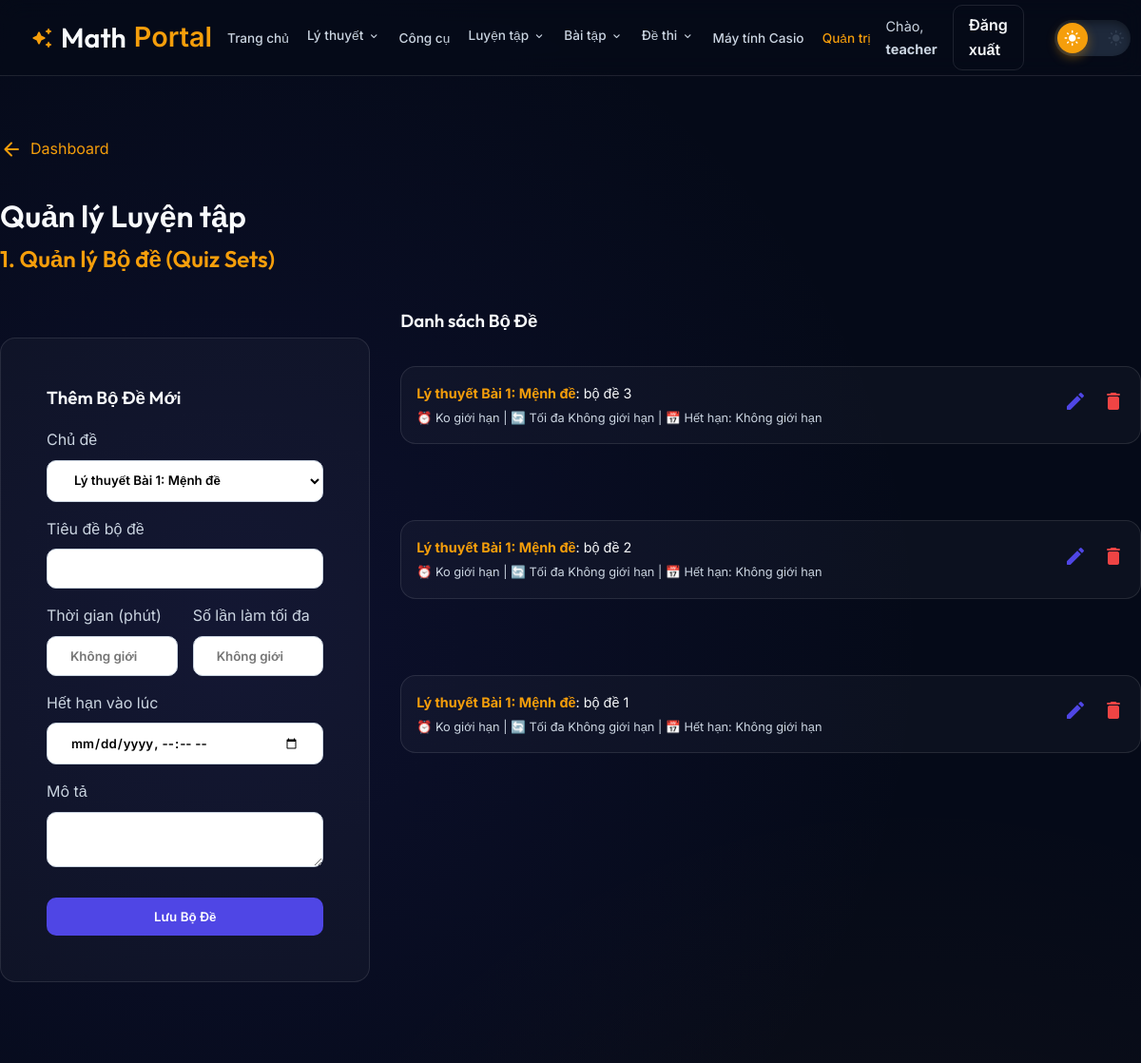
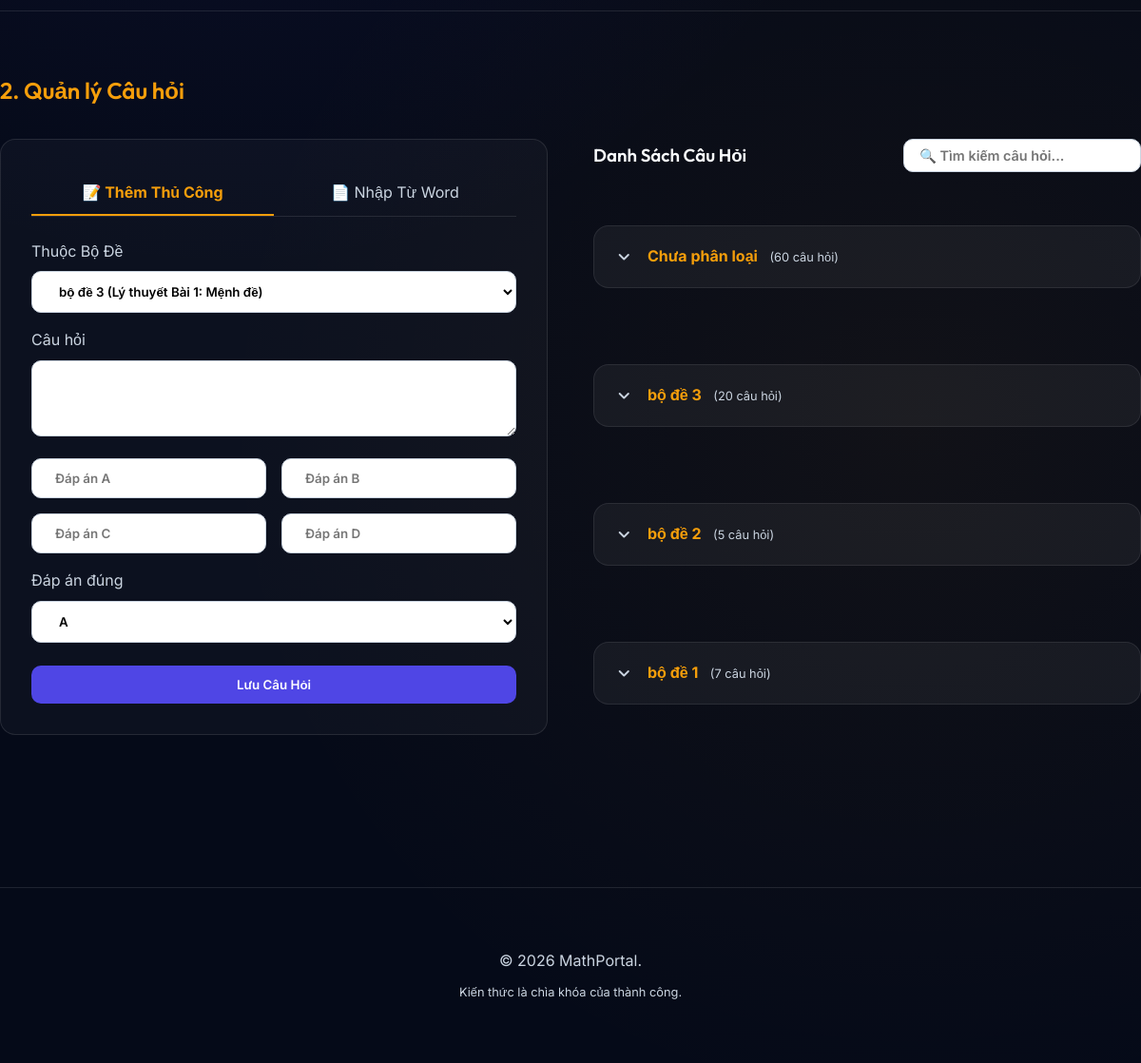
/admin/manage_quiz.php (signed in), run on the app's committed database (2 pictures, top to bottom).
### tables this page shows
CREATE TABLE `quiz_sets` (
  `id` int(11) NOT NULL,
  `topic_id` int(11) NOT NULL,
  `title` varchar(255) NOT NULL,
  `description` text DEFAULT NULL,
  `time_limit` int(11) DEFAULT 15,
  `available_until` datetime DEFAULT (current_timestamp() + interval 7 day),
  `max_attempts` int(11) DEFAULT 1
);

CREATE TABLE `topics` (
  `id` int(11) NOT NULL,
  `chapter_id` int(11) NOT NULL,
  `topic_id_str` varchar(100) NOT NULL,
  `title` varchar(255) NOT NULL,
  `description` text DEFAULT NULL,
  `theory` longtext DEFAULT NULL,
  `video_url` varchar(255) DEFAULT NULL
);

### admin/manage_quiz.php (the view, shortened to what this page needs)
<?php
require_once '../includes/functions.php';
$edit_set = null;
$quizzes = $pdo->query("SELECT q.*, s.title as set_title FROM quizzes q LEFT JOIN quiz_sets s ON q.quiz_set_id = s.id ORDER BY q.id DESC")->fetchAll();
$quiz_sets = $pdo->query("SELECT s.*, t.title as topic_title FROM quiz_sets s JOIN topics t ON s.topic_id = t.id ORDER BY s.id DESC")->fetchAll();
$topics = $pdo->query("SELECT id, title FROM topics")->fetchAll();
$quizzes_by_set = [];
foreach ($quizzes as $q) {
    $set_id = $q['quiz_set_id'] ?? 0;
    $set_title = $q['set_title'] ?? 'Chưa phân loại';
    if (!isset($quizzes_by_set[$set_id])) {
        $quizzes_by_set[$set_id] = [
            'title' => $set_title,
            'questions' => []
        ];
    }
    $quizzes_by_set[$set_id]['questions'][] = $q;
}
include '../includes/header.php';
?>
<main class="container" style="padding: 4rem 0;">
    <a href="dashboard.php"
        style="color: var(--accent); text-decoration: none; display: flex; align-items: center; gap: 0.5rem; margin-bottom: 2rem;">
        <span class="material-icons-round">arrow_back</span> Dashboard
    </a>
    <h1>Quản lý Luyện tập</h1>
    <section style="margin-bottom: 4rem;">
        <h2 style="margin-bottom: 2rem; color: var(--accent);">1. Quản lý Bộ đề (Quiz Sets)</h2>
        <div style="display: grid; grid-template-columns: 1fr 2fr; gap: 2rem;">
            <div class="content-wrapper">
                <h3><?php echo $edit_set ? 'Sửa Bộ Đề' : 'Thêm Bộ Đề Mới'; ?></h3>
                <form method="POST" action="manage_quiz.php">
                    <label style="display: block; margin: 1rem 0 0.5rem; color: var(--text-muted);">Chủ đề</label>
                    <select name="topic_id" class="btn btn-outline" style="width: 100%;">
                        <?php foreach($topics as $t): ?>
                            <option value="<?php echo $t['id']; ?>" <?php echo ($edit_set && $edit_set['topic_id'] == $t['id']) ? 'selected' : ''; ?>>
                                <?php echo $t['title']; ?>
                            </option>
                        <?php endforeach; ?>
                    </select>
                    <label style="display: block; margin: 1rem 0 0.5rem; color: var(--text-muted);">Tiêu đề bộ đề</label>
                    <input type="text" name="set_title" value="<?php echo $edit_set['title'] ?? ''; ?>" required class="btn btn-outline" style="width: 100%;">
                    <div style="display: grid; grid-template-columns: 1fr 1fr; gap: 1rem;">
                        <div>
                            <label style="display: block; margin: 1rem 0 0.5rem; color: var(--text-muted);">Thời gian (phút)</label>
                            <input type="number" name="time_limit" value="<?php echo isset($edit_set['time_limit']) ? $edit_set['time_limit'] : ''; ?>" class="btn btn-outline" style="width: 100%;" placeholder="Không giới hạn">
                        </div>
                        <div>
                            <label style="display: block; margin: 1rem 0 0.5rem; color: var(--text-muted);">Số lần làm tối đa</label>
                            <input type="number" name="max_attempts" value="<?php echo isset($edit_set['max_attempts']) ? $edit_set['max_attempts'] : ''; ?>" class="btn btn-outline" style="width: 100%;" placeholder="Không giới hạn">
                        </div>
                    </div>
                    <label style="display: block; margin: 1rem 0 0.5rem; color: var(--text-muted);">Hết hạn vào lúc</label>
                    <input type="datetime-local" name="available_until" value="<?php echo ($edit_set && !empty($edit_set['available_until'])) ? date('Y-m-d\TH:i', strtotime($edit_set['available_until'])) : ''; ?>" class="btn btn-outline" style="width: 100%;" placeholder="Không giới hạn">
                    <label style="display: block; margin: 1rem 0 0.5rem; color: var(--text-muted);">Mô tả</label>
                    <textarea name="set_desc" class="btn btn-outline" style="width: 100%; text-align: left;"><?php echo $edit_set['description'] ?? ''; ?></textarea>
                    <div style="display: flex; gap: 1rem; margin-top: 1.5rem;">
                        <button type="submit" name="<?php echo $edit_set ? 'update_set' : 'add_set'; ?>" class="btn btn-primary" style="flex: 1;">
                            <?php echo $edit_set ? 'Cập nhật' : 'Lưu Bộ Đề'; ?>
                        </button>
                    </div>
                </form>
            </div>
            <div>
                <h3>Danh sách Bộ Đề</h3>
                <div style="display: grid; gap: 1rem;">
                    <?php foreach($quiz_sets as $s): ?>
                        <div class="content-wrapper" style="display: flex; justify-content: space-between; align-items: center; padding: 1rem; border-color: <?php echo ($edit_set && $edit_set['id'] == $s['id']) ? 'var(--accent)' : 'var(--glass-border)'; ?>;">
                            <div style="font-size: 0.9rem;">
                                <strong style="color: var(--accent);"><?php echo $s['topic_title']; ?></strong>:
                                <?php echo $s['title']; ?>
                                <div style="color: var(--text-muted); font-size: 0.8rem; margin-top: 0.3rem;">
                                    ⏰ <?php echo ($s['time_limit'] > 0) ? $s['time_limit'] . 'p' : 'Ko giới hạn'; ?> |
                                    🔄 Tối đa <?php echo ($s['max_attempts'] > 0) ? $s['max_attempts'] . ' lần' : 'Không giới hạn'; ?> |
                                    📅 Hết hạn: <?php echo !empty($s['available_until']) ? date('d/m H:i', strtotime($s['available_until'])) : 'Không giới hạn'; ?>
                                </div>
                            </div>
                            <div style="display: flex; gap: 1rem;">
                                <a href="?edit_set=<?php echo $s['id']; ?>" style="color: var(--primary);"><span class="material-icons-round">edit</span></a>
                                <a href="?delete_set=<?php echo $s['id']; ?>" onclick="return confirm('Xóa bộ đề sẽ xóa tất cả câu hỏi bên trong?')" style="color: #ef4444;"><span class="material-icons-round">delete</span></a>
                            </div>
                        </div>
                    <?php endforeach; ?>
                </div>
            </div>
        </div>
    </section>
    <hr style="border: 0; border-top: 1px solid var(--glass-border); margin-bottom: 4rem;">
    <section>
        <h2 style="margin-bottom: 2rem; color: var(--accent);">2. Quản lý Câu hỏi</h2>
        <div style="display: grid; grid-template-columns: 1fr 1fr; gap: 3rem;">
            <section class="content-wrapper" style="margin: 0; padding: 2rem;">
                <div style="display: flex; border-bottom: 1px solid var(--glass-border); margin-bottom: 1.5rem;">
                    <button type="button" onclick="switchQuestionTab('manual')" id="tab-btn-manual" style="flex: 1; padding: 0.8rem; background: none; border: none; border-bottom: 2px solid var(--accent); color: var(--accent); font-weight: bold; cursor: pointer; font-size: 1rem; transition: all 0.2s;">
                        📝 Thêm Thủ Công
                    </button>
                    <button type="button" onclick="switchQuestionTab('word')" id="tab-btn-word" style="flex: 1; padding: 0.8rem; background: none; border: none; border-bottom: 2px solid transparent; color: var(--text-muted); font-weight: normal; cursor: pointer; font-size: 1rem; transition: all 0.2s;">
                        📄 Nhập Từ Word
                    </button>
                </div>
                <div id="form-container-manual" style="display: block;">
                    <form method="POST">
                        <label style="display: block; margin: 0 0 0.5rem; color: var(--text-muted);">Thuộc Bộ Đề</label>
                        <select name="quiz_set_id" class="btn btn-outline" style="width: 100%; margin-bottom: 1rem; text-align: left;">
                            <?php foreach($quiz_sets as $s): ?>
                                <option value="<?php echo $s['id']; ?>"><?php echo htmlspecialchars($s['title']); ?> (<?php echo htmlspecialchars($s['topic_title']); ?>)</option>
                            <?php endforeach; ?>
                        </select>
                        <label style="display: block; margin-bottom: 0.5rem; color: var(--text-muted);">Câu hỏi</label>
                        <textarea name="question" required class="btn btn-outline" style="width: 100%; text-align: left; min-height: 80px; margin-bottom: 1rem;"></textarea>
                        <div style="display: grid; grid-template-columns: 1fr 1fr; gap: 1rem; margin-bottom: 1rem;">
                            <input type="text" name="opt0" placeholder="Đáp án A" required class="btn btn-outline">
                            <input type="text" name="opt1" placeholder="Đáp án B" required class="btn btn-outline">
                            <input type="text" name="opt2" placeholder="Đáp án C" required class="btn btn-outline">
                            <input type="text" name="opt3" placeholder="Đáp án D" required class="btn btn-outline">
                        </div>
                        <label style="display: block; margin-bottom: 0.5rem; color: var(--text-muted);">Đáp án đúng</label>
                        <select name="answer" class="btn btn-outline" style="width: 100%; margin-bottom: 1.5rem; text-align: left;">
                            <option value="0">A</option>
                        </select>
                        <button type="submit" name="add_quiz" class="btn btn-primary" style="width: 100%;">Lưu Câu Hỏi</button>
                    </form>
                </div>
            </section>
            <section>
                <div style="display: flex; justify-content: space-between; align-items: center; margin-bottom: 1.5rem; flex-wrap: wrap; gap: 1rem;">
                    <h3 style="margin: 0;">Danh Sách Câu Hỏi</h3>
                    <input type="text" id="question-search" placeholder="🔍 Tìm kiếm câu hỏi..." class="btn btn-outline" style="width: 250px; padding: 0.5rem 1rem; font-size: 0.9rem; text-align: left;">
                </div>
                <div style="display: grid; gap: 1rem;">
                    <?php if (empty($quizzes_by_set)): ?>
                        <div class="content-wrapper" style="text-align: center; padding: 2rem; color: var(--text-muted);">
                            Chưa có câu hỏi nào được thêm.
                        </div>
                    <?php else: ?>
                        <?php foreach ($quizzes_by_set as $set_id => $group): ?>
                            <div class="content-wrapper q-set-accordion" style="padding: 0; overflow: hidden; border-color: var(--glass-border);">
                                <div class="accordion-header" onclick="toggleAccordion(this)" style="display: flex; justify-content: space-between; align-items: center; padding: 1.2rem; cursor: pointer; background: rgba(255,255,255,0.02); transition: background 0.2s;">
                                    <div style="display: flex; align-items: center; gap: 0.8rem;">
                                        <span class="material-icons-round accordion-icon" style="transition: transform 0.2s; color: var(--text-muted);">expand_more</span>
                                        <div>
                                            <strong style="color: var(--accent); font-size: 1rem;"><?php echo htmlspecialchars($group['title']); ?></strong>
                                            <span style="font-size: 0.8rem; color: var(--text-muted); margin-left: 0.5rem;">(<?php echo count($group['questions']); ?> câu hỏi)</span>
                                        </div>
                                    </div>
                                </div>
                            </div>
                        <?php endforeach; ?>
                    <?php endif; ?>
                </div>
            </section>
        </div>
    </section>
</main>
<?php include '../includes/footer.php'; ?>

### assets/css/style.css (style rules this page uses)
:root { --bg-color: #050a18; --card-bg: rgba(255, 255, 255, 0.03); --glass-bg: rgba(255, 255, 255, 0.05); --glass-border: rgba(255, 255, 255, 0.1); --primary: #4f46e5; --primary-light: #818cf8; --accent: #f59e0b; --text-main: #f8fafc; --text-muted: #cbd5e1; --nav-height: 80px; --radius: 16px; --shadow: 0 10px 30px -10px rgba(0, 0, 0, 0.5); --nav-bg: rgba(5, 10, 24, 0.8); }
* { margin: 0; padding: 0; box-sizing: border-box; font-family: 'Inter', sans-serif; }
body { background-color: var(--bg-color); color: var(--text-main); line-height: 1.6; overflow-x: hidden; background-image: radial-gradient(circle at 20% 30%, rgba(79, 70, 229, 0.1) 0%, transparent 40%), radial-gradient(circle at 80% 70%, rgba(245, 158, 11, 0.05) 0%, transparent 40%); min-height: 100vh; transition: background-color 0.4s ease, color 0.4s ease; }
h1, h2, h3, .nav-logo { font-family: 'Outfit', sans-serif; font-weight: 600; }
.container { max-width: 1200px; margin: 0 auto; padding: 0 2rem; }
.btn { display: inline-block; padding: 0.75rem 1.5rem; border-radius: 10px; text-decoration: none; font-weight: 600; transition: all 0.3s ease; cursor: pointer; border: none; }
.btn-primary { background: var(--primary); color: white; }
.btn-outline { background: transparent; border: 1px solid var(--glass-border); color: var(--text-main); }
select, input, textarea { background-color: #ffffff !important; color: #000000 !important; border: 1px solid #cbd5e1 !important; border-radius: 8px; padding: 0.8rem; outline: none; transition: all 0.3s; -webkit-appearance: listbox !important; }
option { background-color: #ffffff !important; color: #000000 !important; padding: 10px; }
.content-wrapper { background: var(--card-bg); border: 1px solid var(--glass-border); border-radius: var(--radius); padding: 3rem; margin: 2rem 0; }
:root { --calc-body: #1a1a1a; --calc-rim: #2d2d2d; --lcd-bg: #8ba88e; --btn-num: #333; --btn-func: #1e1e1e; --btn-shift: #d97706; --btn-alpha: #dc2626; --btn-special: #475569; --text-lcd: #1a2421; }

### data on the page
quiz_sets: topic.title "Lý thuyết Bài 1: Mệnh đề", title "bộ đề 3", shows "Ko giới hạn", shows "Không giới hạn"
quiz_sets: topic.title "Lý thuyết Bài 1: Mệnh đề", title "bộ đề 2", shows "Ko giới hạn", shows "Không giới hạn"
quiz_sets: topic.title "Lý thuyết Bài 1: Mệnh đề", title "bộ đề 1", shows "Ko giới hạn", shows "Không giới hạn"

### other printed values
$_SESSION['user']['username'] "teacher"
$group['title'] "Chưa phân loại"
count($group['questions']) "60"
$group['title'] "bộ đề 3"
count($group['questions']) "20"
$group['title'] "bộ đề 2"
count($group['questions']) "5"
$group['title'] "bộ đề 1"
count($group['questions']) "7"
form field topic_id "Lý thuyết Bài 1: Mệnh đề"
form field quiz_set_id "bộ đề 3 (Lý thuyết Bài 1: Mệnh đề)"
